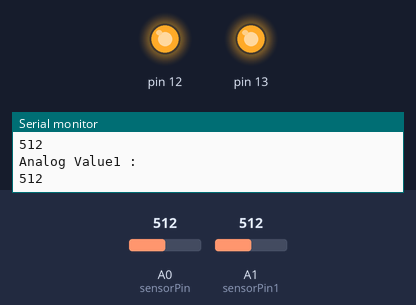
This sketch was run on a simulated Arduino Uno, built with avr-gcc and run on an emulated ATmega328P. On the bench: output pins drawn as LEDs (lit = HIGH), the last lines printed to the serial monitor. Inputs (shaded band) come from the test bench; at power-on: A0 (sensorPin) = 512, A1 (sensorPin1) = 512.

Above: at 1.8 s.
1.9 s: A0 (sensorPin) set to 840
3.4 s: A0 (sensorPin) set to 862
At 5.2 s:
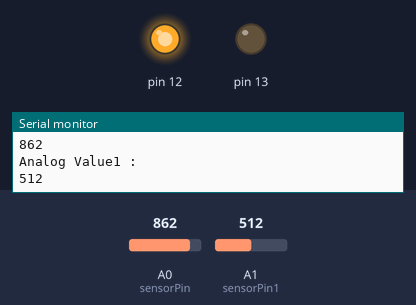
5.5 s: A1 (sensorPin1) set to 835
7.2 s: A1 (sensorPin1) set to 867
At 8.4 s:
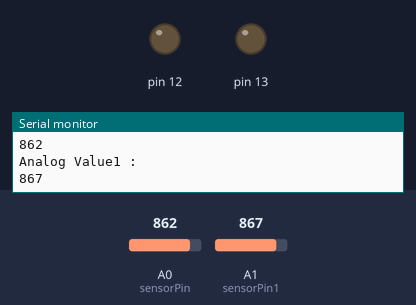
9.5 s: A0 (sensorPin) set to 716
At 11.2 s:
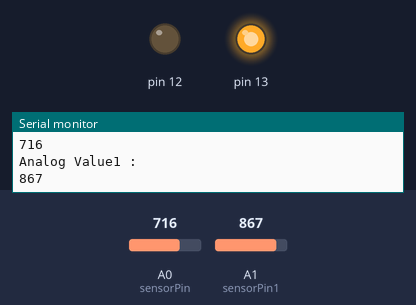
11.5 s: A0 (sensorPin) set to 860
At 12.8 s:
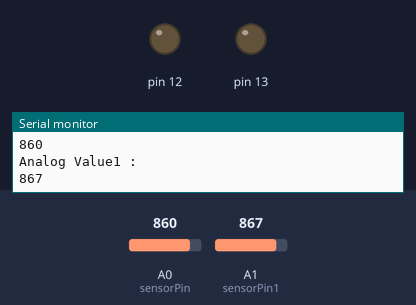
Timing chart, 0 to 14.5 s (numbered marks = the images above; inputs shaded):
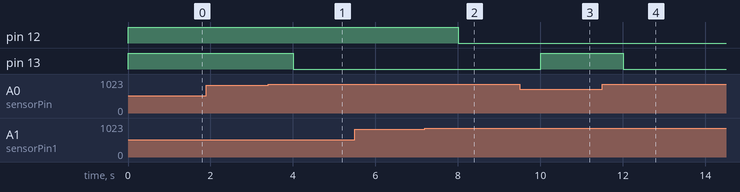

The sketch:

Flood.ino
```cpp
int sensorPin = A0;
int sensorPin1 = A1;
int sensorValue;
int sensorValue1;
int limit = 850;

void setup() {
 Serial.begin(9600);
 pinMode(13, OUTPUT);
 pinMode(12, OUTPUT);
}

void loop() {

 sensorValue = analogRead(sensorPin);
 sensorValue1 = analogRead(sensorPin1);
 Serial.println("Analog Value : ");
 Serial.println(sensorValue);
 Serial.println("Analog Value1 : ");
 Serial.println(sensorValue1);

 if (sensorValue<limit) {
 digitalWrite(13, HIGH);
 }
 else {
 digitalWrite(13, LOW);
 }
 if (sensorValue1<limit) {
 digitalWrite(12, HIGH);
 }
 else {
 digitalWrite(12, LOW);
 }
 delay(1000);
}
```

Measured:
- the behaviour switches between 849 and 850 on A0 (sensorPin) (found by bisection; images 0 and 1)
- the behaviour switches between 849 and 850 on A1 (sensorPin1) (found by bisection; images 1 and 2)
- after the input at 3.4 s, pin 13: HIGH → LOW after 0.60 s
- after the input at 7.2 s, pin 12: HIGH → LOW after 0.81 s
- after the input at 9.5 s, pin 13: LOW → HIGH after 0.51 s
- after the input at 11.5 s, pin 13: HIGH → LOW after 0.51 s
